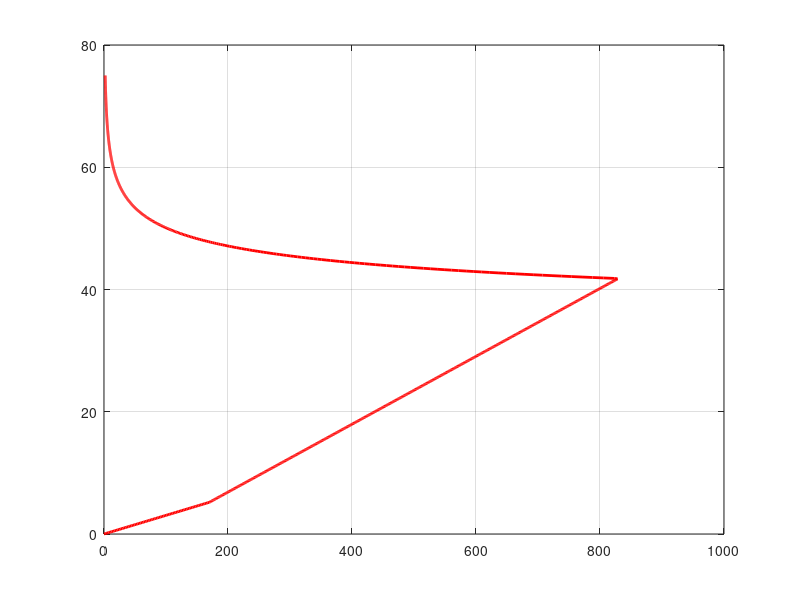

Write MATLAB code to recreate this figure. (Note: this script raises an error after producing the figure.)
function MuellerPhillips1990
%%% This function reproduces Figures 2 and 3 in Mueller & Phillips (1990), On the
%%% Initiation of Subduction. The calculation consists of computing the force required
%%% to initiate motion on an existing fault plane with a given dip angle. This serves 
%%% as an estimate of the minimum force necessary to promote trench formation, 
%%% because other resisting forces (e.g. plate bending) are ignored.

%%% Some constants.
D = 75;                                                 % slab thickness [km]
g = 9.81;                                               % Earth gravity                   
R = 8.314;                                              % gas constant [J / (mol K
rho = 3000;                                             % lithosphere density [kg/m^3]
rho_w = 1000;                                           % water density [kg/m^3]

%%% Dip angle of subduction fault plane [radians]. See Fig. 1 in Mueller & Phillips.
DipAngle = (pi/180)*(10:0.1:45)';
[~, i_30] = min(abs((180/pi)*DipAngle - 30));

%%% Force per unit distance to cause sliding on the fault plane.
Resistance = nan(size(DipAngle));

for i = 1:numel(DipAngle)
    [Xi, Depth, Tau_F_0, Tau_F_200, Tau_O, S, F] = ShearResistance(DipAngle(i));
    Resistance(i) = F;

%%% Plot the shear resistance against the depth on the fault plane to reproduce Fig.2
%%% in Mueller & Phillips for a 100 My old slab.
    if i == i_30
        figure;
        plot(S, Depth, 'r', 'LineWidth', 2)
        grid on
        ax = gca;
        ax.YDir = 'reverse';
        ax.FontSize = 14;
        title('Fig. 2 from Mueller & Phillips (1991). 100 My, 30 deg dip')
        xlabel('Shear Resistance (MPa)', 'FontSize', 16)
        ylabel('Depth (km)', 'FontSize', 16)
    end
end

%%% Plot the resistance against the dip angle to reproduce Fig. 3 in Mueller & 
%%% Phillips for a 100 My old slab.
figure
plot((180/pi)*DipAngle, Resistance, 'LineWidth', 2)
grid on
ax = gca;
ax.FontSize = 14;
ax.XLim = [10 50];
ax.YLim = [1e13 16e13];
title('Fig. 3 from Mueller & Phillips (1991). 100 My')
xlabel('Fault Plane Dip (deg)', 'FontSize', 16)
ylabel('Resistance (N/m)', 'FontSize', 16)

function [Xi, Depth, Tau_F_0, Tau_F_200, Tau_O, S, F] = ShearResistance(theta)
%%% Fault length [km].
    L = D/sin(theta);
    
%%% Along-dip distance [km].
    Xi = linspace(0, L, 1000)';
    
%%% Depth along the fault plane [km].
    Depth = Xi*sin(theta);
    
%%% Lithostatic stress along the fault plane. Here we assume that sigma_3 = sigma_L.
    sigma_L = 1e-3*g*rho*Depth;                 % [MPa]
    
%%% Hydrostatic pore fluid pressure along the fault plane.
    P_f = 1e-3*g*rho_w*Depth;
    
%%% Compute sigma_1 in the brittle regime using the friction law, from Mueller & Phillips 
%%%, eq (5). This is not a failure envelope.
    mu_0 = 0.85;                                % friction below 200 MPa normal stress
    mu_200 = 0.6;                               % friction above 200 MPa normal stress
    C_0 = 0;                                    % cohesion below 200 MPa normal stress [MPa]
    C_200 = 50;                                 % cohesion above 200 MPa normal stress [MPa]
    
%%% Sigma_1 below 200 MPa normal stress.
    sigma_1_0 = (2*(C_0 - mu_0*P_f) + (sin(2*theta) + mu_0*(cos(2*theta) + 1)).*sigma_L)...
        ./(sin(2*theta) + mu_0*(cos(2*theta) - 1));
    
%%% Sigma_1 above 200 MPa normal stress.
    sigma_1_200 = (2*(C_200 - mu_200*P_f) + (sin(2*theta) + mu_200*(cos(2*theta) + 1)).*sigma_L)...
        ./(sin(2*theta) + mu_200*(cos(2*theta) - 1));
    
%%% Frictional shear resistance on the fault plane in terms of principal stresses.
%%% Also not a failure envelope calculation.
    Tau_F_0 = 0.5*(sigma_1_0 - sigma_L)*sin(2*theta);
    Tau_F_200 = 0.5*(sigma_1_200 - sigma_L)*sin(2*theta);
    
%%% Flow Laws.
%%% Thermal parameters for half-space cooling from Table 1 in Mueller and Phillips.
    T_s = 270;                                  % surface temperature [K]
    T_a = 1650;                                 % asthenosphere temperature [K]
    kappa = 1.2e-6;                             % thermal diffusivity [m^2 / s]
    
%%% Temperature profile. Half-space cooling model, eq (4.113) in Turcotte and Schubert.
    time = 100e6;                                               % age of slab [Myr]
    spy = 365.25*24*3600;
    TempK = T_a + (T_s - T_a)*erfc(1e3*Depth/(2*sqrt(kappa*spy*time)));
    
%%% Wet olivine flow law. Parameters from Table 2 in Mueller & Phillips. In the text they
%%% refer to this as "wet dunite". Symbols are as in Mueller & Phillips.
    H = 0.444e6;                                            % [J / mol]
    A = 7e4;                                                % [1 / (s MPa^3)]
    n = 3.4;
    e = 1e-15;                                              % strain rate [1/s]
    Tau_O = ((e/A)*exp(H./(R*TempK))).^(1/n);               % [MPa]
    
%%% Find the shear resistance. Again, this is not a failure envelope!
    S = [Tau_F_0, Tau_F_200, Tau_O];
    S = min(S,[],2);        
    
%%% Minimum force (pre unit distance) to promote incipient convergence is found by
%%% integrating the shear resistance along the fault plane.
    F = 1e9*trapz(Xi, S);                                   % [N / m]

end
end
